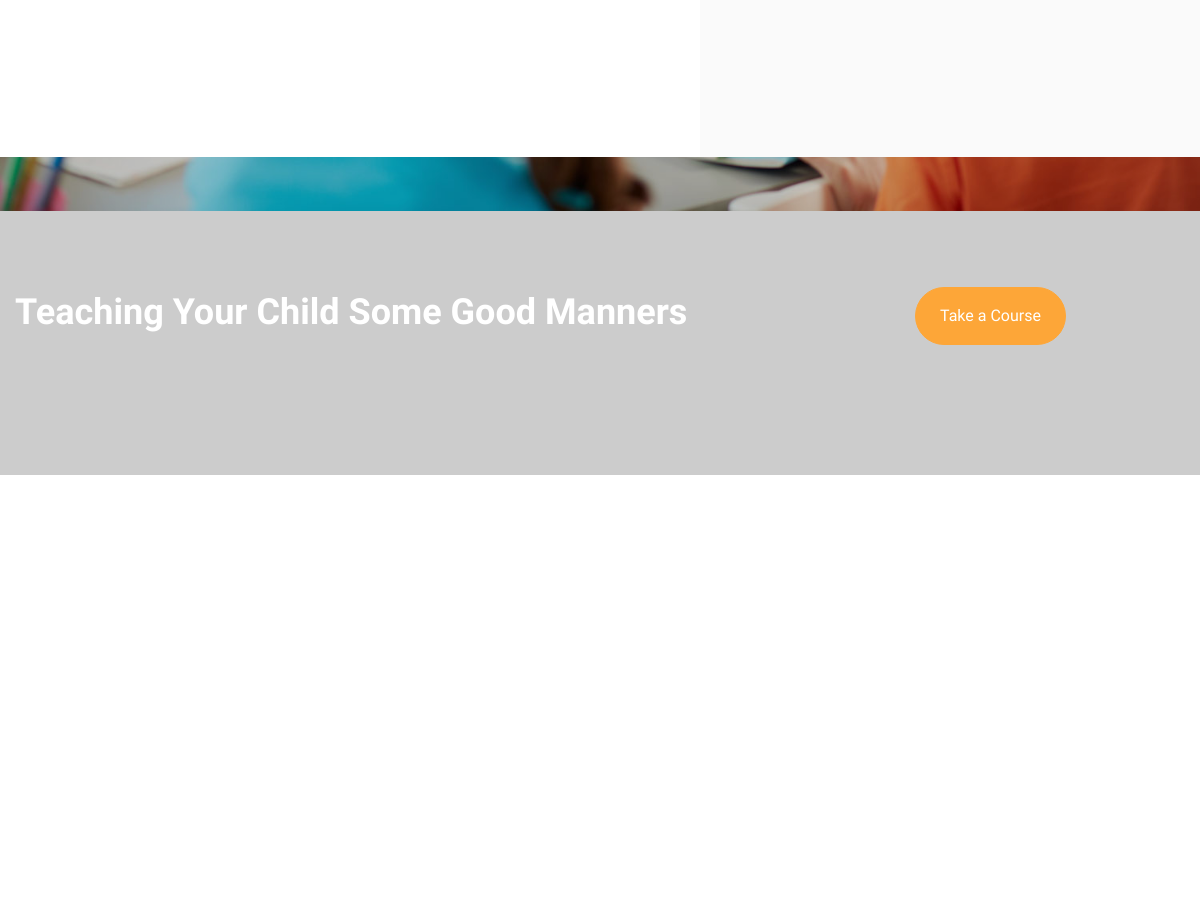
The app's page / (middle part), older data.
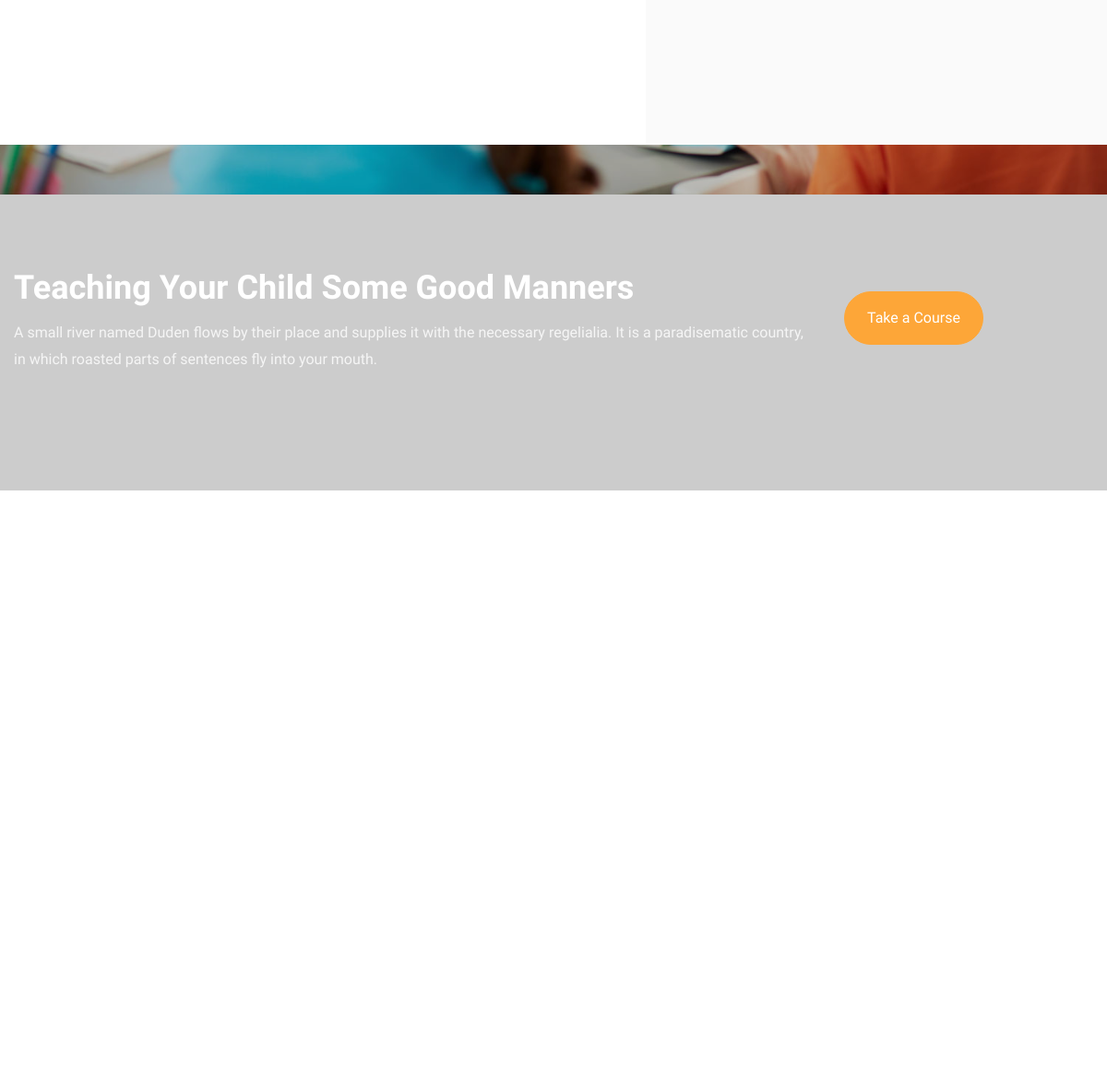
The same page, newer data.
### pages/models.py (models this page shows, shortened)
class Setting(models.Model):
    class Meta:
        db_table = 'kiddos_settings'
    name = models.CharField('Name', primary_key=True,
                            max_length=50, blank=False, null=False)
    value = models.TextField('Value', blank=True, null=True)

### pages/views.py (the view)
# urls.py: path('', views.index, name='index'),
def index(request):
    endorsements = models.Endorsement.objects.filter(is_published=True)
    recent_blog_posts = models.BlogPost.objects.filter(
        is_published=True).order_by('-create_date')[:3]
    courses = models.Course.objects.filter(active=True)[:4]
    teachers = models.Teacher.objects.filter(publish_on_index=True)
    pricing_plans = models.PricingPlan.objects.all()
    gallery = models.Gallery.objects.filter(is_published=True
                                            ).order_by('-create_date')
    return render(request, 'pages/index.html', {
        'endorsements': endorsements,
        'recent_blog_posts': recent_blog_posts,
        'courses': courses,
        'teachers': teachers,
        'pricing_plans': pricing_plans,
        'gallery': gallery,
    })

### pages/models.py (called while the page is built)
    def __str__(self):
        return self.name

### pages/views.py (called while the page is built)
def render(request, template, data=None):
    if data is None:
        data = {}
    data.update(services.get_website_settings())
    return _render(request, template, data)

### templates/pages/index.html (shortened to what this page needs)
{% extends 'base.html' %}
{% load static %}
{% load humanize %}
{% block content %}
<section class="ftco-section ftco-no-pt ftc-no-pb">
  <div class="container">
    <div class="row">
      <div class="col-md-5 order-md-last wrap-about py-5 wrap-about bg-light">
      </div>
    </div>
  </div>
</section>
<section class="ftco-intro" style="background-image: url('{% static 'images/bg_3.jpg' %}')"
  data-stellar-background-ratio="0.5">
  <div class="overlay"></div>
  <div class="container">
    <div class="row">
      <div class="col-md-9">
        <h2>Teaching Your Child Some Good Manners</h2>
        <p class="mb-0">{{ settings_teaching_your_child }}</p>
      </div>
      <div class="col-md-3 d-flex align-items-center">
        <p class="mb-0">
          <a href="{% url 'courses' %}" class="btn btn-secondary px-4 py-3">Take a Course</a>
        </p>
      </div>
    </div>
  </div>
</section>
{% if teachers %}
<section class="ftco-section ftco-no-pb">
  <div class="container">
    <div class="row justify-content-center mb-5 pb-2">
    </div>
    <div class="row">
    </div>
  </div>
</section>
{% endif %}
 {% endblock %}

Row changes from the older to the newer data that the page shows:
added Setting: value "A small river named Duden flows by their place and supplies it with the necessary regelialia. It is a paradisematic country, in which roasted parts of sentences fly into your mouth."
